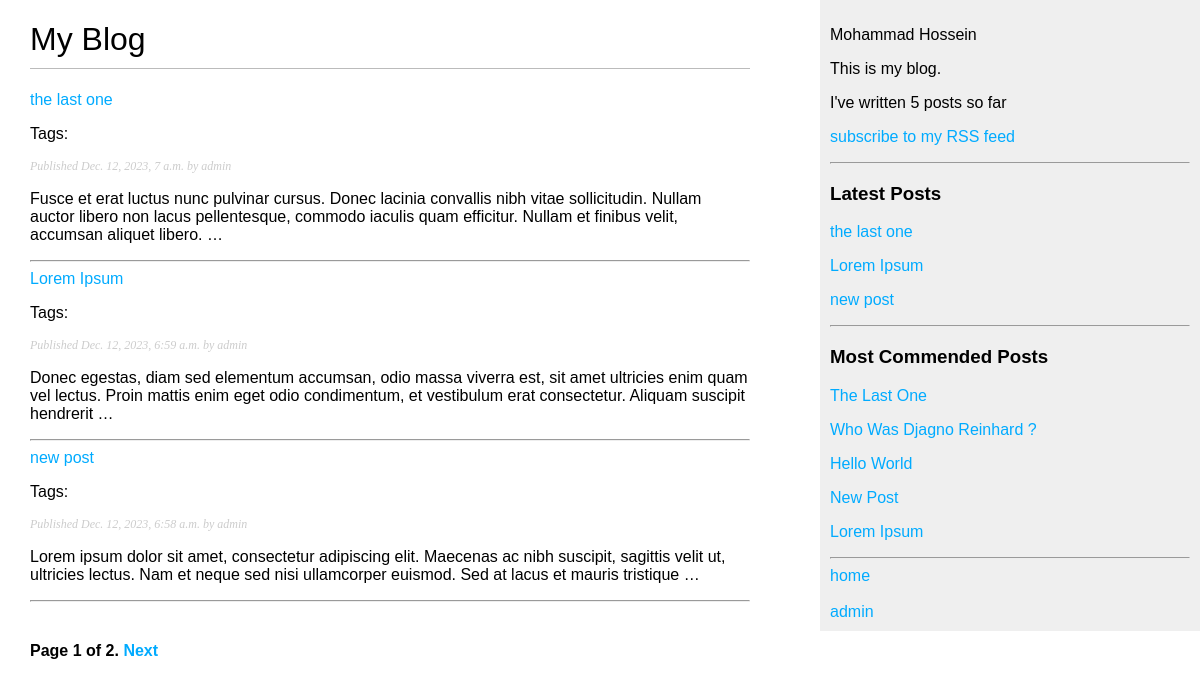
The page /blog/ on the database as committed earlier.
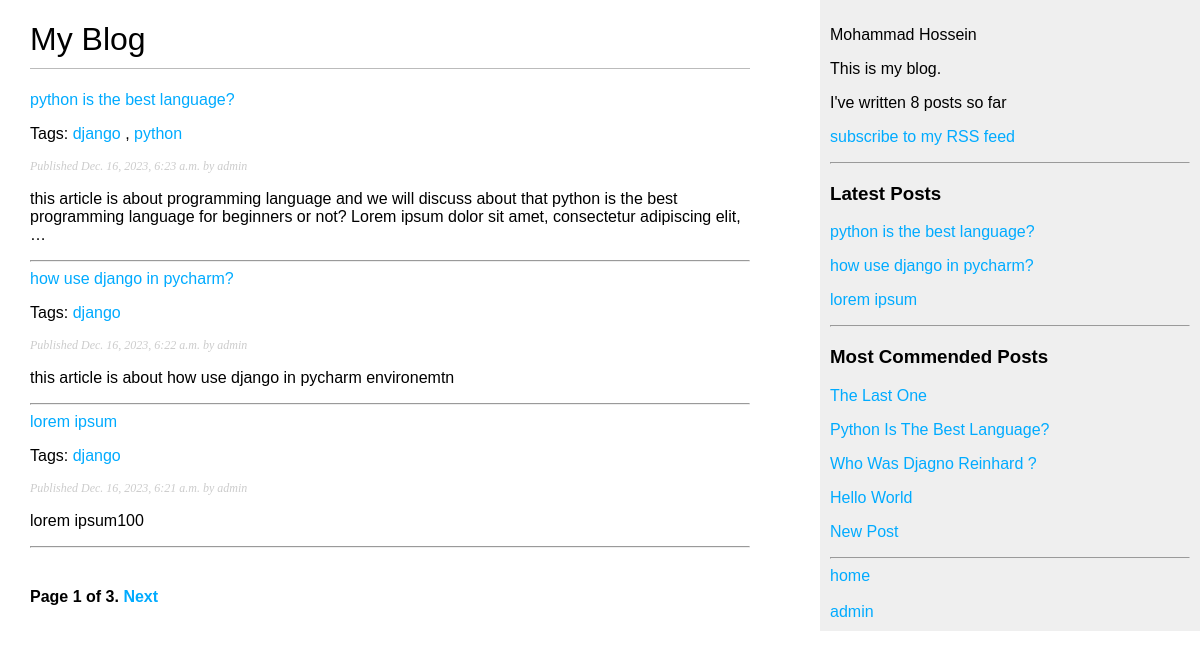
The same page on the database as committed later.
### blog/models.py (models this page shows, shortened)
class Post(models.Model):
    class Status(models.TextChoices):
        DRAFT = "DF", "Draft"
        PUBLISHED = "PB", "Published"
    title = models.CharField(max_length=250)
    slug = models.SlugField(max_length=250, unique_for_date='publish')
    tags = TaggableManager()
    author = models.ForeignKey(User, on_delete=models.CASCADE, related_name='posts')
    body = models.TextField()
    publish = models.DateTimeField(default=timezone.now)
    created = models.DateTimeField(auto_now_add=True)
    updated = models.DateTimeField(auto_now=True)
    status = models.CharField(max_length=2, choices=Status.choices, default=Status.DRAFT)
    objects = models.Manager()
    published = PublishedManager()
    class Meta:
        ordering = ['-publish']
        indexes = [
            models.Index(fields=['-publish']),
        ]
    def get_absolute_url(self):
        return reverse('blog:post_detail', args=[self.publish.year, self.publish.month, self.publish.day, self.slug])

### blog/views.py (the view)
# urls.py: path('', post_list, name='post_list'),
def post_list(request, tag_slug=None):
    post_list = Post.published.all()
    tag = None
    if tag_slug:
        tag = get_object_or_404(Tag, slug=tag_slug)
        post_list = post_list.filter(tags__in=[tag])
    paginator = Paginator(post_list, 3)
    page_number = request.GET.get('page', 1)
    try:
        posts = paginator.page(page_number)
    except PageNotAnInteger:
        posts = paginator.page(1)
    except EmptyPage:
        posts = paginator.page(paginator.num_pages)
    return render(request,
                  'blog/post/post_list.html',
                  {'posts': posts,
                   'tag': tag})

### blog/models.py (called while the page is built)
    def get_queryset(self):
        return super().get_queryset().filter(status=Post.Status.PUBLISHED)

### blog/templatetags/blog_tags.py (called while the page is built)
@register.simple_tag
def total_posts():
    return Post.published.count()

@register.inclusion_tag('blog/post/latest_posts.html')
def recent_posts(count=5):
    latest_posts = Post.published.order_by('-publish')[:count]
    return {'latest_posts': latest_posts}

@register.simple_tag
def get_most_commended_posts(count=5):
    return Post.published.annotate(total_comments=Count('comments')).order_by('-total_comments')[:count]

@register.filter(name='markdown')
def markdown_format(text):
    return mark_safe(markdown.markdown(text))

### blog/templates/blog/post/post_list.html (shortened to what this page needs)
{% extends 'blog/base.html' %}
{% load blog_tags %}
{% block content %}
    <h1>My Blog</h1>
    {% for post in posts %}
        <a href="{{ post.get_absolute_url }}"> {{ post.title }}</a> <br>
        <p class="tags">
            Tags:
            {% for tag in post.tags.all %}
                <a href="{% url "blog:post_list_by_tag" tag.slug %}">
                    {{ tag.name }}
                </a>
                {% if not forloop.last %}, {% endif %}
            {% endfor %}
        </p>
        <p class="date">
            Published {{ post.publish }} by {{ post.author }}
        </p>
        {{ post.body|markdown|truncatewords:30 }}
        <hr>
    {% endfor %}
    {% include "blog/pagination.html" with page=posts %}
{% endblock %}

### blog/templates/blog/base.html (shortened to what this page needs)
{% load static %}
{% load blog_tags %}
<!DOCTYPE html>
<html lang="en">
<head>
    <link rel="stylesheet" href="{% static 'blog/css/blog.css' %}">
</head>
<body>
<div id="content">
    {% block content %}
    {% endblock %}
</div>
<div id="sidebar">
    <p>Mohammad Hossein</p>
    <p>This is my blog.</p>
    <p>I've written {% total_posts %} posts so far</p>
    <p>
        <a href="{% url 'blog:post_feed' %}">subscribe to my RSS feed</a>
    </p>
    <hr>
    <h3>Latest Posts</h3>
    {% recent_posts 3 %}
    <hr>
    <h3>Most Commended Posts</h3>
    {% get_most_commended_posts as most_commented_posts %}
    {% for post in most_commented_posts %}
        <a href="{{ post.get_absolute_url }}"><p>{{ post.title|title }}</p></a>
    {% endfor %}
    <hr>
    <a href="http://127.0.0.1:8000/blog/">home</a><br><br>
    <a href="http://127.0.0.1:8000/admin/">admin</a>
</div>
</body>
</html>

### blog/templates/blog/post/latest_posts.html
{% for post in latest_posts %}
    <a href="{{ post.get_absolute_url }}"><p>{{ post.title }}</p></a>
{% endfor %}

Rows that differ between the two databases and show on the page:
no longer on this page (row unchanged): Post: title "Lorem Ipsum", publish "Dec. 12, 2023, 6:59 a.m.", author "admin", body "Donec egestas, diam sed elementum accumsan, odio massa viverra est, sit amet ultricies enim quam vel lectus. Proin mattis enim eget odio condimentum, et vestibulum erat consectetur. Aliquam suscipit hendrerit …"
no longer on one of the page's lists (row unchanged): Post: title "the last one", publish "Dec. 12, 2023, 7 a.m.", author "admin", body "Fusce et erat luctus nunc pulvinar cursus. Donec lacinia convallis nibh vitae sollicitudin. Nullam auctor libero non lacus pellentesque, commodo iaculis quam efficitur. Nullam et finibus velit, accumsan aliquet libero. …"
no longer on one of the page's lists (row unchanged): Post: title "new post", publish "Dec. 12, 2023, 6:58 a.m.", author "admin", body "Lorem ipsum dolor sit amet, consectetur adipiscing elit. Maecenas ac nibh suscipit, sagittis velit ut, ultricies lectus. Nam et neque sed nisi ullamcorper euismod. Sed at lacus et mauris tristique …"
added Post: title "python is the best language?", publish "Dec. 16, 2023, 6:23 a.m.", author "admin", body "this article is about programming language and we will discuss about that python is the best programming language for beginners or not? Lorem ipsum dolor sit amet, consectetur adipiscing elit, …", title "Python Is The Best Language?"
now on this page (row unchanged): Tag: name "django"
added Tag: name "python", shown under "python is the best language?"
added Post: title "how use django in pycharm?", publish "Dec. 16, 2023, 6:22 a.m.", author "admin", body "this article is about how use django in pycharm environemtn"
added Post: title "lorem ipsum", publish "Dec. 16, 2023, 6:21 a.m.", author "admin", body "lorem ipsum100"
Other text that changed with them:
{{ page.paginator.num_pages }}: "2" → "3"
text no longer shown: "5"
text now shown: "8"
